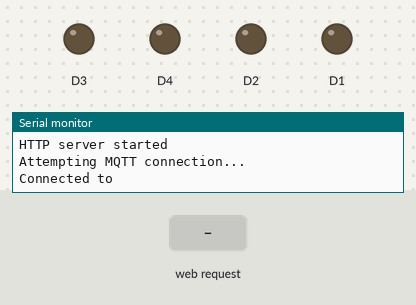
The sketch below on a simulated ESP8266 (NodeMCU). Parts: output pins drawn as LEDs (lit = HIGH), the last lines printed to the serial monitor. The inputs (shaded band) are chosen by the test bench. WiFi joins after 1.5 s; servers stay silent unless stated; no MQTT or app messages arrive unless stated; not simulated (calls return 0 or success): secret.h; names the files do not define were given values by the test bench: MQTT_PORT = 1883.

Above: at 2.8 s.
2.9 s: HTTP request GET /pos received
At 3.8 s:
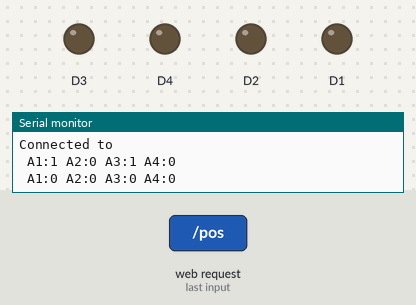
4.5 s: HTTP request GET /neg received
At 5.3 s:
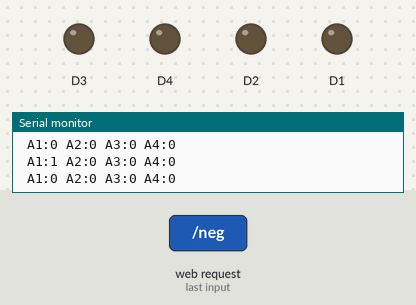
Timing chart, 0 to 7.5 s (numbered marks = the images above; inputs shaded):
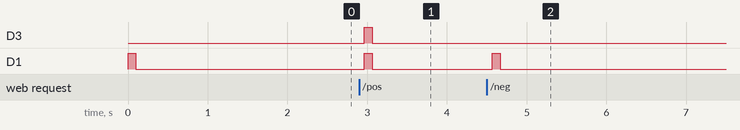

The sketch:

espirrigation.ino
```cpp
#include <ESP8266WiFi.h>
#include <WiFiClient.h>
#include <ESP8266WebServer.h>
#include <ESP8266mDNS.h>
#include <ArduinoOTA.h>
#include "PubSubClient.h"

#include "secret.h"


/**
 * MQTT
 */
// Host name
const char *ESP_NAME = "ESPrinkler";


WiFiClient wifiClient;
PubSubClient mqttClient(wifiClient);

//---[ WEB ]---
ESP8266WebServer server(80);


bool shouldRestart = false;
bool otaInProgress = false;
bool sprInProgress = false;

/**
 * PINS
 */

//static const uint8_t LED_BUILTIN = 16;
//static const uint8_t BUILTIN_LED = 16;
//
//static const uint8_t D0   = 16;
//static const uint8_t D1   = 5; //pmwa
//static const uint8_t D2   = 4; //pmwb
//static const uint8_t D3   = 0; //da
//static const uint8_t D4   = 2; //db
//static const uint8_t D5   = 14;
//static const uint8_t D6   = 12;
//static const uint8_t D7   = 13;
//static const uint8_t D8   = 15;
//static const uint8_t D9   = 3;
//static const uint8_t D10 = 1;


void motor_stop(){
    motor_set(0,0,0,0,0);
}


void motor_set(int a0,int a1,int a2,bool a3,int a4) {
    //    digitalWrite(D0, a0);
    digitalWrite(D1, a1);
    digitalWrite(D2, a2);
    digitalWrite(D3, a3);
    digitalWrite(D4, a4);
    //    Serial.print("A0:");
    //    Serial.print(a0);
    Serial.print(" A1:");
    Serial.print(a1);
    Serial.print(" A2:");
    Serial.print(a2);
    Serial.print(" A3:");
    Serial.print(a3);
    Serial.print(" A4:");
    Serial.print(a4);
    Serial.println(" ");
}

void inline valve_set(int d1,int d3) {
    digitalWrite(D1, d1);
    digitalWrite(D3, d3);
}


String valve_state;
int timer;

void openWater() {
    valve_state="open";
    sprInProgress=true;
    valve_set(1,1);
    delay(100);
    valve_set(0,0);

}

void closeWater() {
    valve_state="close";
    sprInProgress=false;
    valve_set(1,0);
    delay(100);
    valve_set(0,0);
    timer=0;
}

void startXMin2(int X) {
    openWater();
    delay(1000*60*X);
    closeWater();
}

void startXMin(int X) {
    openWater();
    timer=10*60*X;
}

void motor_pos() {
    motor_set(0,1,0,1,0);
    delay(100);
    motor_stop();
}

void motor_neg() {
    motor_set(0,1,0,0,0);
    delay(100);
    motor_stop();
}


void handleRoot() {
    server.send(200, "text/plain", "pos,neg, openWater, closeWater! valve:" + valve_state);
}

void setuproot(void){

    server.on("/", handleRoot);

    server.on("/openWater", []() {
            openWater();
            server.send(200, "text/plain", "openWater "+valve_state);
            });

    server.on("/closeWater", []() {
            closeWater();
            server.send(200, "text/plain", "closeWater "+valve_state);
            });

    server.on("/start5Min", []() {
            startXMin(5);
            server.send(200, "text/plain", "start5Min " +valve_state);
            });

    server.on("/start10Min", []() {
            startXMin(10);
            server.send(200, "text/plain", "start10Min "+valve_state);
            });

    // on off

    server.on("/pos", []() {
            motor_pos();
            server.send(200, "text/plain", "Pos" + valve_state);
            });

    server.on("/neg", []() {
            motor_neg();
            server.send(200, "text/plain", "Neg "+valve_state);
            });

}

void initGpio() {
    // prepare GPIO5 relay 1
    pinMode(D1, OUTPUT);
    digitalWrite(D1, 0);

    pinMode(D2, OUTPUT);
    digitalWrite(D2, 0);

    pinMode(D3, OUTPUT);
    digitalWrite(D3, 0);

    pinMode(D4, OUTPUT);
    digitalWrite(D4, 0);

    valve_state="Unkown";

}


void initSerial() {
    Serial.begin(115200);
    Serial.println("");


    if (MDNS.begin("esp8266")) {
        Serial.println("MDNS responder started");
    }
}

void initWiFi() {
    WiFi.begin(ssid, password);
    // Wait for connection
    while (WiFi.status() != WL_CONNECTED) {
        delay(500);
        Serial.print(".");
    }
    Serial.println("");
    Serial.print("Connected to ");
    Serial.println(ssid);
    Serial.print("IP address: ");
    Serial.println(WiFi.localIP());
}

void mqttPublish(const char *payload, const char *topic) {
    mqttClient.publish(topic, payload);
}

void mqttConnect() {
    while (!mqttClient.connected()) {
        Serial.println("Attempting MQTT connection...");
        if (mqttClient.connect(ESP_NAME)) {
            Serial.printf("Connected to %s\n", MQTT_HOST);
            mqttPublish("{\"event\":\"connected\"}", MQTT_OUT_TOPIC);
        } else {
            Serial.print("failed, rc=");
            Serial.print(mqttClient.state());
            Serial.println(" try again in 5 seconds");
            delay(5000);
        }
    }
}

void initMQTT() {
    mqttClient.setServer(MQTT_HOST, MQTT_PORT);
    mqttConnect();
}

void initOTA() {

    ArduinoOTA.setHostname(ESP_NAME);

    ArduinoOTA.onStart([]() {
        otaInProgress = true;
        Serial.println("Start updating...");
        events.send("start", "ota");
    });

    ArduinoOTA.onProgress([](unsigned int progress, unsigned int total) {
        char msg[4];
        snprintf(msg, sizeof(msg), "%u", (progress / (total / 100)));
        Serial.println(msg);
        events.send(msg, "ota");
    });

    ArduinoOTA.onEnd([]() {
        Serial.println("\nend");
        events.send("end", "ota");
        otaInProgress = false;
    });

    ArduinoOTA.onError([](ota_error_t error) {
        String msg;
        if (error == OTA_AUTH_ERROR) msg = "auth failed";
        else if (error == OTA_BEGIN_ERROR) msg = "begin failed";
        else if (error == OTA_CONNECT_ERROR) msg = "connect failed";
        else if (error == OTA_RECEIVE_ERROR) msg = "receive failed";
        else if (error == OTA_END_ERROR) msg = "end failed";
        Serial.printf("Error: %s", msg.c_str());
        events.send(msg.c_str());
    });

    ArduinoOTA.begin();
}


void setup(void){

    //  // prepare Motor Output Pins
    //  pinMode(D0, OUTPUT);
    //  digitalWrite(D0, 0);

    initGpio();
    closeWater();

    initSerial();
    initOTA();
    initWiFi();

    setuproot();
    server.begin();
    Serial.println("HTTP server started");

    initMQTT();

}

void loop(void){
    if (shouldRestart) {
        delay(500);
        ESP.restart();
    }

    server.handleClient();
    delay(100);
    if (timer >= 1) {
        if (timer == 1) {
            closeWater();
        }
        timer--;
    }

    // Handle wifi connection
    if (WiFi.status() != WL_CONNECTED) {
        WiFi.disconnect();
        initWiFi();
        return;
    }


    // Handle OTA
    if (!sprInProgress) {
        ArduinoOTA.handle();
        if (otaInProgress) {
            return;
        }
    }
    // Handle MQTT
    if (!mqttClient.connected()) {
        mqttConnect();
    }
    mqttClient.loop();
}
```

Measured:
- after the input at 2.9 s, D3, D1: LOW → HIGH after 0.06 s, → LOW 0.10 s later
- after the input at 4.5 s, D1: LOW → HIGH after 0.07 s, → LOW 0.10 s later
